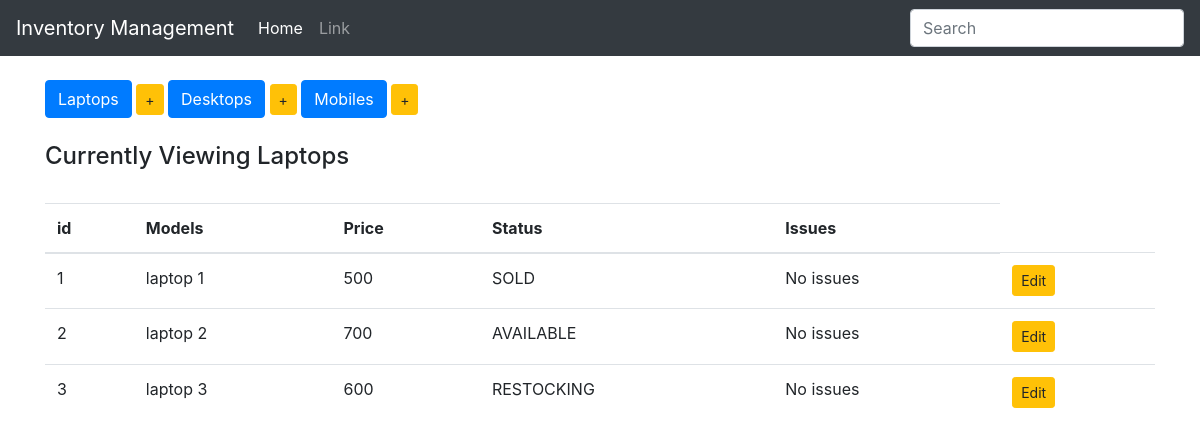
The page /display_laptop on the database as committed earlier.
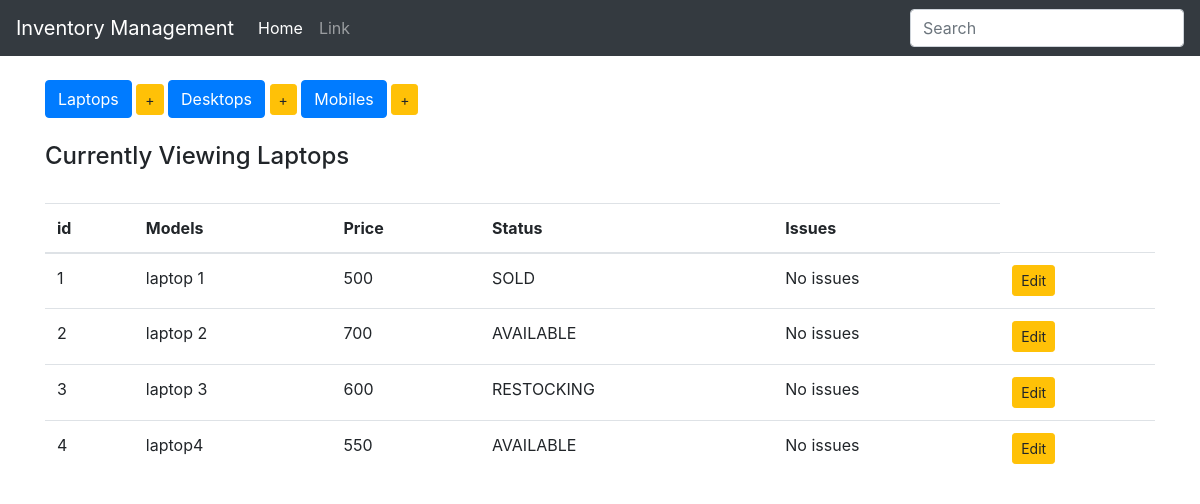
The same page on the database as committed later.
### inventory/models.py (models this page shows, shortened)
class Device(models.Model):
    type = models.CharField(max_length=100, blank=False)  # name of the column
    price = models.IntegerField()
    choices = (
        ('AVAILABLE', 'Items ready to be purchased'),
        ('SOLD', 'Items sold'),
        ('RESTOCKING', 'Items restocking in few days')
    )
    status = models.CharField(max_length=10, choices=choices, default="SOLD")  # available, sold, Restocking
    issues = models.CharField(max_length=100, default="No issues")
    class Meta:
        abstract = True

class Laptop(Device):
    pass

### inventory/views.py (the view)
# urls.py: url(r'^display_laptop$', display_laptops, name='display_laptops'),
def display_laptops(request):
    items = Laptop.objects.all()
    context = {
        'items': items,
        'header': "Laptops",
    }
    return render(request, 'index.html', context)

### inventory/templates/index.html
{% extends 'base.html' %}
{% block body %}
    <br>
    <div class="button-group">
        <a href="{% url 'display_laptops' %}" class="btn btn-primary btn-md" role="button"> Laptops</a>
        <a href="{% url 'add_laptop' %}" class="btn btn-warning btn-sm" role="button"> +</a>
        <a href="{% url 'display_desktops' %}" class="btn btn-primary btn-md" role="button"> Desktops</a>
        <a href="{% url 'add_desktop' %}" class="btn btn-warning btn-sm" role="button"> +</a>
        <a href="{% url 'display_mobiles' %}" class="btn btn-primary btn-md" role="button"> Mobiles</a>
        <a href="{% url 'add_mobile' %}" class="btn btn-warning btn-sm" role="button"> +</a>
    </div>
    <br>
    <h4>Currently Viewing {{ header }}</h4>
    <br>
    <table class="table table-hover">
        <thead>
            <tr>
                <th>id</th>
                <th>Models</th>
                <th>Price</th>
                <th>Status</th>
                <th>Issues</th>
            </tr>
        </thead>
        <tbody>
            {% for item in items %}
                <tr>
                    <td>{{ item.pk }}</td>
                    <td>{{ item.type }}</td>
                    <td>{{ item.price }}</td>
                    <td>{{ item.status }}</td>
                    <td>{{ item.issues }}</td>
                    {% if header|lower == "laptops" %}
                    <td>
                        <a href="{% url 'edit_laptop' item.pk %}" class="btn btn-warning btn-sm" role="button"> Edit</a>
                    </td>
                    {% elif header|lower == "desktops" %}
                    <td>
                        <a href="{% url 'edit_desktop' item.pk %}" class="btn btn-warning btn-sm" role="button"> Edit</a>
                    </td>
                    {% elif header|lower == "mobiles" %}
                    <td>
                        <a href="{% url 'edit_mobile' item.pk %}" class="btn btn-warning btn-sm" role="button"> Edit</a>
                    </td>
                    {% endif %}
                </tr>
            {% endfor %}
        </tbody>
    </table>
{% endblock %}

Rows that differ between the two databases and show on the page:
added Laptop: pk "4", type "laptop4", price "550", status "AVAILABLE", issues "No issues"
